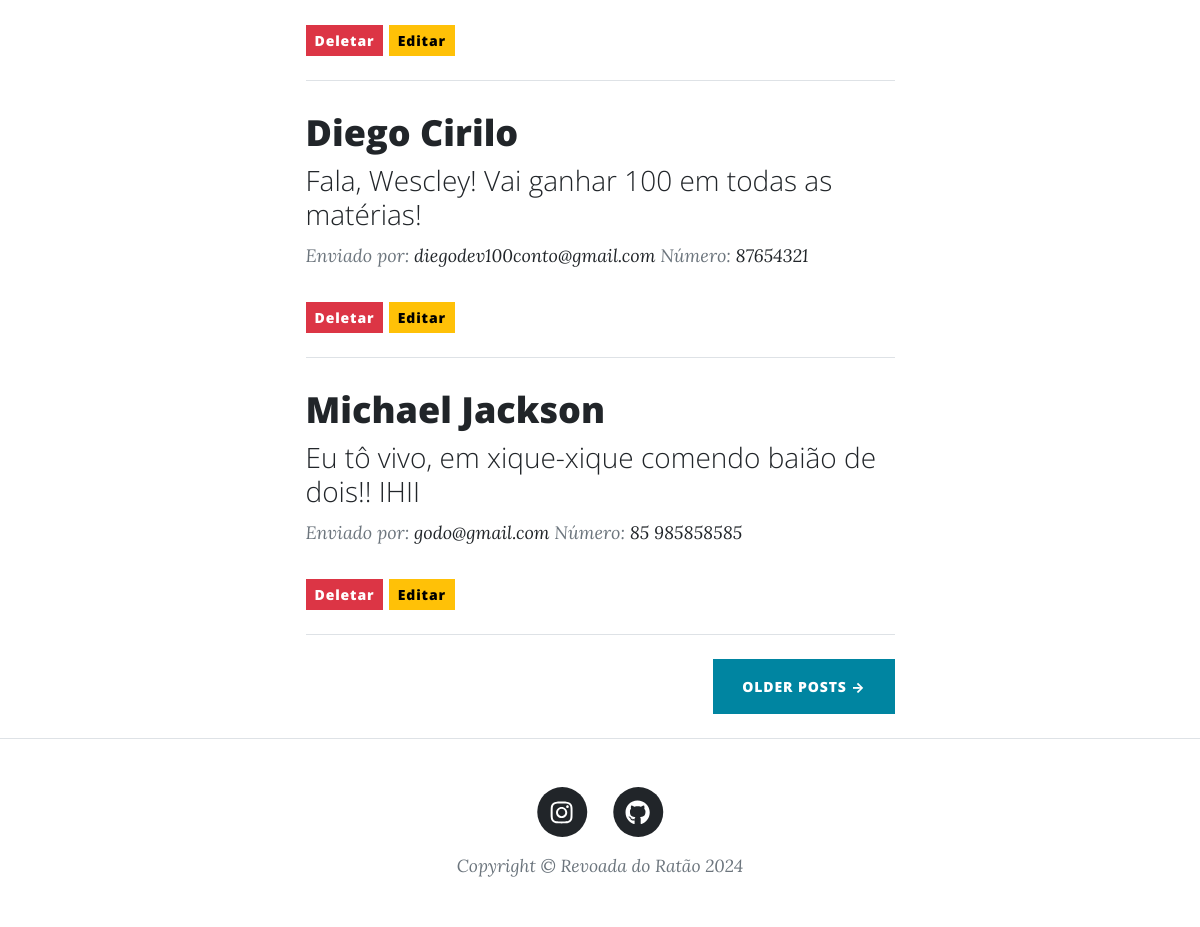
The app's page /mensagens/ (lower part), older data.
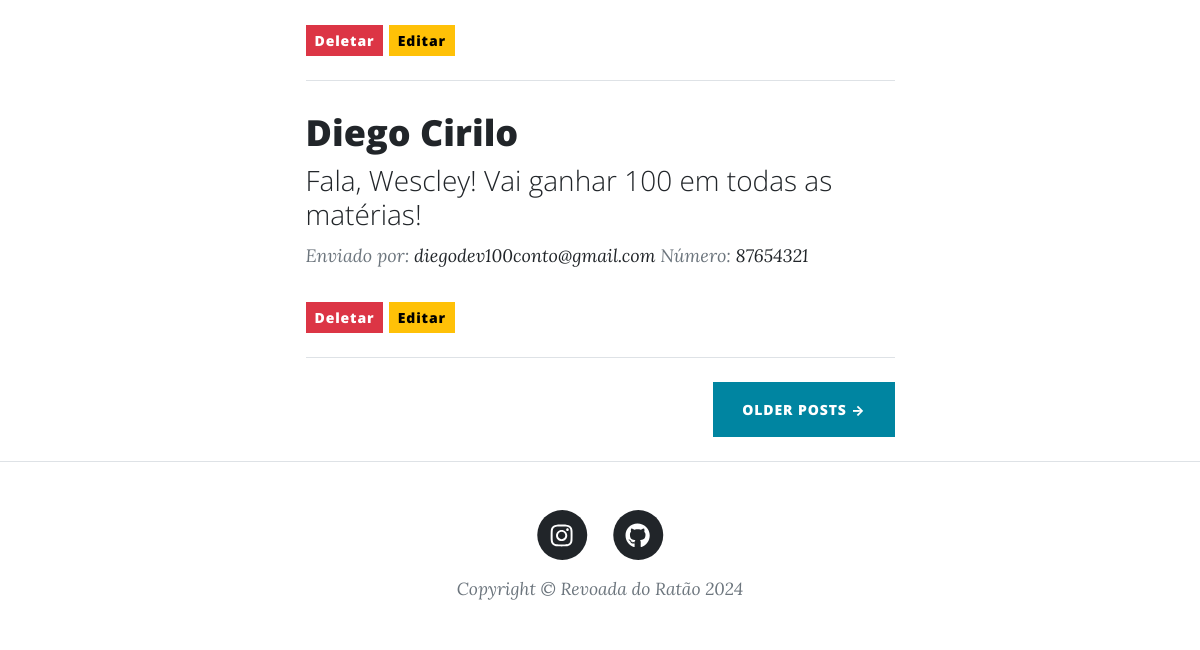
The same page, newer data.
### blog/models.py (models this page shows, shortened)
class Mensagem(models.Model):
    nome = models.CharField(max_length=100)
    email = models.EmailField(max_length=254)
    telefone = models.CharField(max_length=12)
    mensagem = models.TextField(max_length=1000)

class Blog(models.Model):
    nome = models.CharField(max_length=100)
    subnome = models.TextField(max_length=200, blank=True)
    descricao = models.TextField(max_length=2000)
    capa = models.ImageField(blank=True)
    logo = models.ImageField()
    instagram = models.URLField(blank=True)
    facebook = models.URLField(blank=True)
    github = models.URLField(blank=True)
    autores = models.ManyToManyField(User)

### blog/views.py (the view)
# urls.py: path('mensagens/', views.mensagens, name='mensagens'),
def mensagens(request):
    context = {
        "mensagens" : Mensagem.objects.all(),
        "blog" : Blog.objects.first(),
    }
    return render(request, "mensagens.html", context)

### blog/templates/mensagens.html (shortened to what this page needs)
{% extends "base.html" %}
{% load static %}
{% block conteudo %}
<div class="container px-4 px-lg-5">
    <div class="row gx-4 gx-lg-5 justify-content-center">
                <div class="col-md-10 col-lg-8 col-xl-7">
                    {% for mensagem in mensagens %}
                    <div class="post-preview">
                        <a href="#">
                            <h2 class="post-title">{{mensagem.nome}}</h2>
                            <h3 class="post-subtitle">{{mensagem.mensagem}}</h3>
                        </a>
                        <p class="post-meta">
                            Enviado por:
                            <a href="#!">{{mensagem.email}}</a>
                            Número:
                            <a href="#!">{{mensagem.telefone}}</a>
                        </p>
                        <a href="{% url 'deletar_mensagem' mensagem.id %}">
                            <button type="button" class="btn btn-sm btn-danger">Deletar</button>
                        </a>
                        <a href="{% url 'editar_mensagem' mensagem.id %}">
                            <button type="button" class="btn btn-sm btn-warning">Editar</button>
                        </a>
                    </div>
                    <hr class="my-4" />
                    {% endfor %}
                    <div class="d-flex justify-content-end mb-4"><a class="btn btn-primary text-uppercase" href="#!">Older Posts →</a></div>
                </div>
            </div>
        </div>
{% endblock conteudo %}

### blog/templates/base.html (shortened to what this page needs)
{% load static %}
<!DOCTYPE html>
<html lang="pt-br">
    <head>
        <link href="{% static 'css/styles.css' %}" rel="stylesheet" />
    </head>
    <body>
        {% block conteudo %}
        {% endblock conteudo %}
        <footer class="border-top">
            <div class="container px-4 px-lg-5">
                <div class="row gx-4 gx-lg-5 justify-content-center">
                    <div class="col-md-10 col-lg-8 col-xl-7">
                        <ul class="list-inline text-center">
                            <li class="list-inline-item">
                                <a href="{{blog.instagram}}">
                                    <span class="fa-stack fa-lg">
                                        <i class="fas fa-circle fa-stack-2x"></i>
                                        <i class="fab fa-instagram fa-stack-1x fa-inverse"></i>
                                    </span>
                                </a>
                            </li>
                            <li class="list-inline-item">
                                <a href="{{blog.github}}">
                                    <span class="fa-stack fa-lg">
                                        <i class="fas fa-circle fa-stack-2x"></i>
                                        <i class="fab fa-github fa-stack-1x fa-inverse"></i>
                                    </span>
                                </a>
                            </li>
                        </ul>
                        <div class="small text-center text-muted fst-italic">Copyright &copy; {{blog.nome}} {% now 'Y' %} </div>
                    </div>
                </div>
            </div>
        </footer>
    </body>
</html>

Row changes from the older to the newer data that the page shows:
removed Mensagem: nome "Michael Jackson", mensagem "Eu tô vivo, em xique-xique comendo baião de dois!! IHII", email "godo@gmail.com", telefone "85 985858585"
